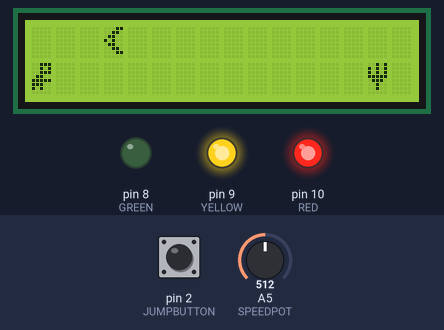
Recording of a sketch running on a simulated Arduino Uno, built with avr-gcc and run on an emulated ATmega328P. On the bench: 16×2 character LCD, output pins drawn as LEDs (lit = HIGH). The test bench sets the inputs (shaded band); at power-on: A5 (SPEEDPOT) = 512, pin 2 (JUMPBUTTON) LOW. Random numbers use the default seed unless the sketch sets one.

Above: at 1.2 s.
1.3 s: A5 (SPEEDPOT) set to 122
At 3.4 s:
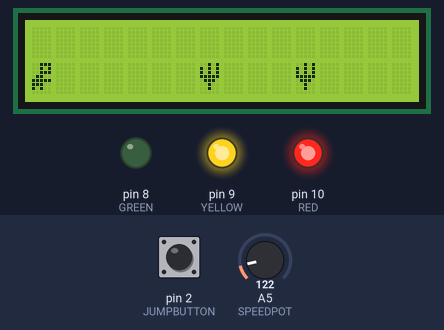
4.2 s: pin 2 (JUMPBUTTON) pulled HIGH for 0.6 s
At 5.07 s:
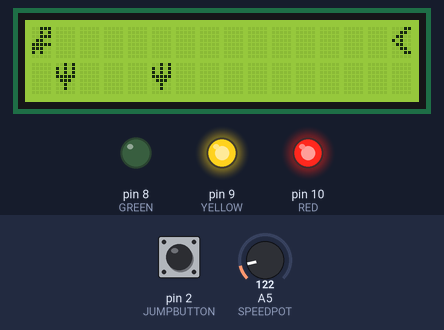
At 5.9 s:
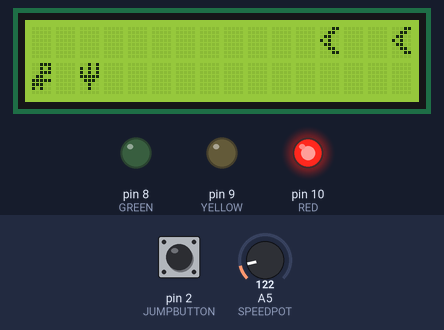
Timing chart, 0 to 7.8 s (numbered marks = the images above; inputs shaded):
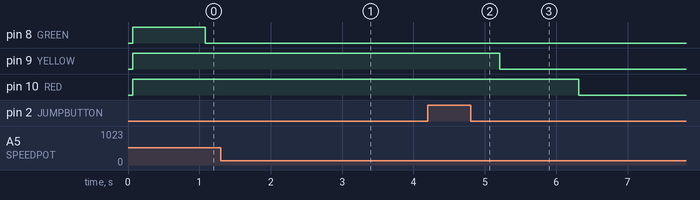

The sketch:

DinoProject.ino
```cpp
#include <LiquidCrystal.h>
#define WIDTH 16 // define the width of the lcd
#define HEIGHT 2 // define the height of the lcd

#define SPEEDPOT 5 // pin for speed potentiometer
#define JUMPBUTTON 2 // pin for jump button interrupt
#define GREEN 8 // green led pin
#define YELLOW 9 // yellow led pin
#define RED 10 // red led pin

LiquidCrystal lcd(11, 12, 4, 5, 6, 7);

enum sprites {DINO, CACTUS, BIRD, NONE}; // used when updating and displaying game board
enum dino_states {RUNNING, JUMPING}; // states for dinosaur

volatile int baseJumpSpeed = 800; // used to make jumps the same time in game for different speeds
volatile int potVal = 0; // store value of speedpot
volatile int screen[WIDTH * HEIGHT]; // array used to store game board
volatile long unsigned int jump_start = 0; // time when jump began
volatile int dino_state = RUNNING; // store state of dino
volatile int num_lives = 3; // store how many lives left

char game_over_message_buffer[81]; // holds scrolling message after game ends
int max_characters = 80; // max characters in the game over message
int num_cactus_jumped = 0; // keep track of how many cacti the dino manages to jump over
int num_birds_ducked = 0; // keep track of how many birds the dino manages to duck under
int tiles_ran = 0; // how many tiles total the dinosaur ran
double score = 0.0; // keep track of the current score
double score_mult = 1.0; // and the score multiplier (depends on difficulty)

// byte arrays to make dinosaur and cactus and bird sprites
byte dinosaur[8] = {
  B00111,
  B00101,
  B00111,
  B01100,
  B11111,
  B11100,
  B10100,
};

byte cactus[8] = {
  B00101,
  B10101,
  B10101,
  B11111,
  B01110,
  B00100,
  B00100,
};

byte bird[8] = {
  B00011,
  B00110,
  B01100,
  B10100,
  B01100,
  B00110,
  B00011,
};

void dinoJump() // interrupt routine used to begin jumping
{
  if (jump_start == 0) // jump_start is only 0 when we arent currently jumping. If we are currently jumping we ignore the button press so we don't need to debounce the button
  {
    jump_start = millis(); // get start time of jump
    dino_state = JUMPING; // change dino state
  }
}

void drawScreen()
{
  for (int i = 0; i < WIDTH * HEIGHT; i++) // loop through entire screen array
  {
    lcd.setCursor(i % WIDTH, i / 16); // set cursor to each element of the screen and display the sprite if its not empty
    if (screen[i] == NONE) continue;
    lcd.write(byte(screen[i]));
  }
}

void initScreen()
{
  for (int i = 0; i < WIDTH * HEIGHT; i++) // initialize the screen to entirely empty
  {
    screen[i] = NONE;
  }
}

void printGameOverOffset(int offset) // take in an offset and prints 16 characters from the game over buffer to the screen
{
  lcd.setCursor(0, 1);
  for (int i = 0; i < 16; i++)
  {
     lcd.print(game_over_message_buffer[offset]);
     offset++;
     if (offset >= max_characters) // if we reach the end of the buffer, loop over the end
     {
      offset = 0;
     }
  }
}

void gameOver()
{
  displayLives(); // clear out lives
  lcd.clear();
  lcd.write("Game over!"); // display end game messages
  char temp_score[20], temp_tiles[20], temp_cacti[20], temp_bird[20]; // temporary strings to store each screen of the end of game message
  sprintf(temp_score, "score: %-8u", (unsigned long int)score); // create score string
  sprintf(temp_tiles, "Tiles Ran: %-8d", tiles_ran); // create tile string
  sprintf(temp_cacti, "Cacti Jumped: %-5d", num_cactus_jumped); // create cactus string
  sprintf(temp_bird, "Birds ducked: %-4d", num_birds_ducked); // create bird string
  // create game over message buffer from individual screens by concatenating them all together
  strcat(game_over_message_buffer, temp_score);
  strcat(game_over_message_buffer, temp_tiles);
  strcat(game_over_message_buffer, temp_cacti);
  strcat(game_over_message_buffer, temp_bird);
  max_characters = strlen(game_over_message_buffer); // find how many characters there are to print
  int offset = 0;
  while(1) // force reset to be pressed by busy waiting
  {
    printGameOverOffset(offset); // print offset
    delay(200); // wait a bit
    offset++; //
    if (offset >= max_characters) // reset score if we loop over
    {
      offset = 0;
    }
  }
}

void updateScreen()
{
  if ( (millis() - jump_start) >= (baseJumpSpeed * map(potVal, 0, 1023, 1, 4)) ) // if the jump has taken-time scaled for all speeds-800 milliseconds to complete
  {
    dino_state = RUNNING; // the dino stops jumping
    jump_start = 0;
  }
  if (dino_state == RUNNING) // set dino location for when we are running
  {
    screen[0] = NONE;
    screen[16] = DINO;
    if (screen[17] != NONE) // check for collision
    {
      num_lives--; // if we hit something, subtract a life
      if (num_lives == 0) // check if we have no lives
      {
        gameOver();
      }
    }
    if (screen[1] == BIRD)
    {
      num_birds_ducked++;
    }
  }
  else if (dino_state == JUMPING) // set dino location for when we are jumping
  {
    screen[0] = DINO;
    screen[16] = NONE;
    if (screen[1] != NONE) // check collision
    {
      num_lives--; // subtract life and check for game over
      if (num_lives == 0)
      {
        gameOver();
      }
    }
    if (screen[17] == CACTUS)
    {
      num_cactus_jumped++;
    }
  }
  for (int i = 0; i < WIDTH * HEIGHT; i++) // loop through and update the entire screen
  {
    if ( (i == 0) || (i == 16)) continue;  // skip where the dino is located
    if ((i == 15) || (i == 31)) // if we are at the endpoints, these are special cases so we ignore them for now
    {
      screen[i] = NONE;
      continue;
    }
    screen[i] = screen[i + 1]; // move every object one to the left
  }
  int random_num = random(1, 8); // get a random num between 1 and 8
  switch(random_num) // if its a 1 or 2, then we add a cactus or a bird to the screen
  {
    case CACTUS:
      if ( (screen[13] == BIRD) || (screen[14] == BIRD)) break; // make it so the dino doesnt have an impossible obstacle
      if ( (screen[30] == CACTUS) && (screen[29] == CACTUS)) break;
      screen[31] = CACTUS; // add new cactus to the screen
      break;
    case BIRD:
      if ( (screen[30] == CACTUS) || (screen[29] == CACTUS)) break; // make it so the dino doesnt have an impossible obstacle
      if ( (screen[13] == BIRD) && (screen[14] == BIRD)) break;
      screen[15] = BIRD; // add new cactus to the screen
      break;
    default: // add no new obstacle to the screen
      break;
  }

  tiles_ran++;
  score += 10.0 * score_mult;
  lcd.clear();
}

void displayLives() // based on how many lives the dino lost, turn off one or more leds
{
  switch (num_lives)
  {
    case 2:
      digitalWrite(GREEN, LOW);
      break;
    case 1:
      digitalWrite(YELLOW, LOW);
      break;
    case 0:
      digitalWrite(RED, LOW);
      break;
  }
}

void setup() {
  randomSeed(analogRead(0)); // seed random num generator for creating new obstacles
  lcd.createChar(DINO, dinosaur); // create dino, cactus, bird sprites
  lcd.createChar(CACTUS, cactus);
  lcd.createChar(BIRD, bird);
  lcd.begin(16, 2);
  pinMode(JUMPBUTTON, INPUT); // set input/output pins
  pinMode(GREEN, OUTPUT);
  pinMode(YELLOW, OUTPUT);
  pinMode(RED, OUTPUT);
  digitalWrite(GREEN, HIGH); // initialize to three lives left
  digitalWrite(YELLOW, HIGH);
  digitalWrite(RED, HIGH);
  attachInterrupt(digitalPinToInterrupt(JUMPBUTTON), dinoJump, RISING); // create interrupt handler
  initScreen();
  screen[16] = DINO; // create initial game state
  screen[18] = CACTUS;
  screen[5] = BIRD;
}

void loop() {
  drawScreen();
  potVal = analogRead(SPEEDPOT); // get speedpot value
  displayLives(); // show how many lives are left
  delay(map(potVal, 0, 1023, 200, 800)); // wait a time based on the value of the speedpot
  score_mult += map(potVal, 0, 1023, 10, 0) / 100.0; // update score multiplier as a reward for playing at a faster speed
  updateScreen(); // update the game

}
```
